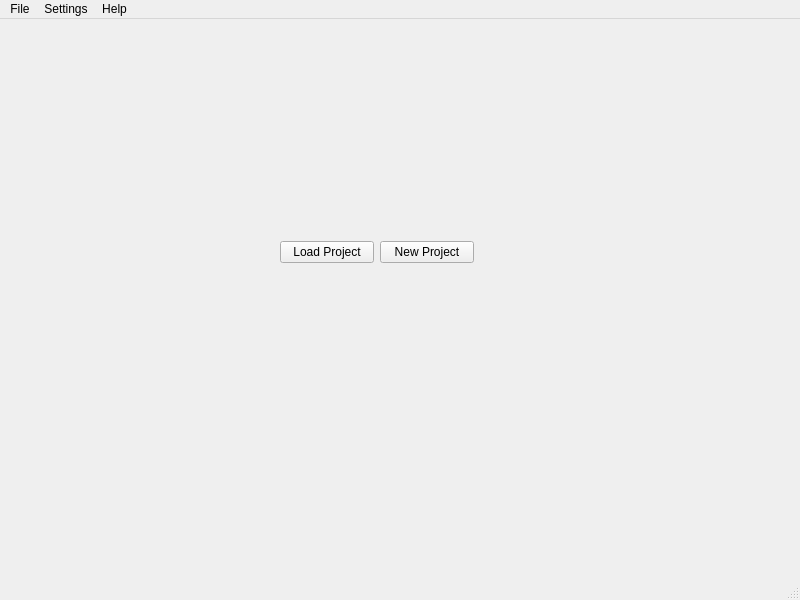
<?xml version="1.0" encoding="UTF-8"?>
<ui version="4.0">
 <class>MainWindow</class>
 <widget class="QMainWindow" name="MainWindow">
  <property name="geometry">
   <rect>
    <x>0</x>
    <y>0</y>
    <width>800</width>
    <height>600</height>
   </rect>
  </property>
  <property name="windowTitle">
   <string>MainWindow</string>
  </property>
  <widget class="QWidget" name="centralwidget">
   <widget class="QWidget" name="">
    <property name="geometry">
     <rect>
      <x>280</x>
      <y>220</y>
      <width>194</width>
      <height>27</height>
     </rect>
    </property>
    <layout class="QHBoxLayout" name="horizontalLayoutProjectButtons">
     <item>
      <widget class="QPushButton" name="loadProjectButton">
       <property name="text">
        <string>Load Project</string>
       </property>
      </widget>
     </item>
     <item>
      <widget class="QPushButton" name="newProjectButton">
       <property name="text">
        <string>New Project</string>
       </property>
      </widget>
     </item>
    </layout>
   </widget>
  </widget>
  <widget class="QMenuBar" name="menubar">
   <property name="geometry">
    <rect>
     <x>0</x>
     <y>0</y>
     <width>800</width>
     <height>22</height>
    </rect>
   </property>
   <widget class="QMenu" name="menuDrawer_Capture">
    <property name="title">
     <string>File</string>
    </property>
    <widget class="QMenu" name="menuNew">
     <property name="title">
      <string>New</string>
     </property>
     <addaction name="actionProject"/>
     <addaction name="separator"/>
     <addaction name="actionSession"/>
    </widget>
    <widget class="QMenu" name="menuLoad">
     <property name="title">
      <string>Load</string>
     </property>
     <widget class="QMenu" name="menuRecent">
      <property name="title">
       <string>Recent</string>
      </property>
      <addaction name="actionRecents"/>
     </widget>
     <addaction name="actionSearch_Project"/>
     <addaction name="menuRecent"/>
    </widget>
    <addaction name="menuNew"/>
    <addaction name="menuLoad"/>
   </widget>
   <widget class="QMenu" name="menuSettings">
    <property name="title">
     <string>Settings</string>
    </property>
   </widget>
   <widget class="QMenu" name="menuHelp">
    <property name="title">
     <string>Help</string>
    </property>
   </widget>
   <addaction name="menuDrawer_Capture"/>
   <addaction name="menuSettings"/>
   <addaction name="menuHelp"/>
  </widget>
  <widget class="QStatusBar" name="statusbar"/>
  <action name="actionProject">
   <property name="text">
    <string>Project</string>
   </property>
  </action>
  <action name="actionSession">
   <property name="text">
    <string>Session</string>
   </property>
  </action>
  <action name="actionSearch_Project">
   <property name="text">
    <string>Search Project</string>
   </property>
  </action>
  <action name="actionRecents">
   <property name="text">
    <string>Recents</string>
   </property>
  </action>
 </widget>
 <resources/>
 <connections/>
</ui>
